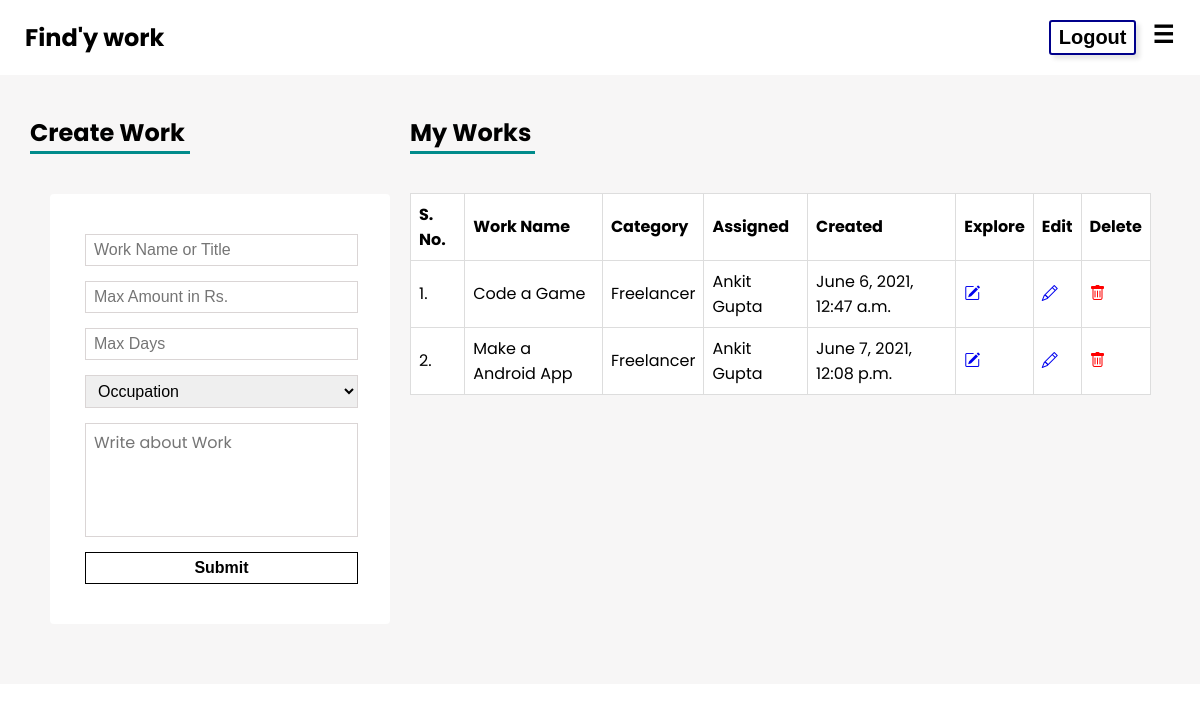
The app's page /myworks/ (signed in), older data.
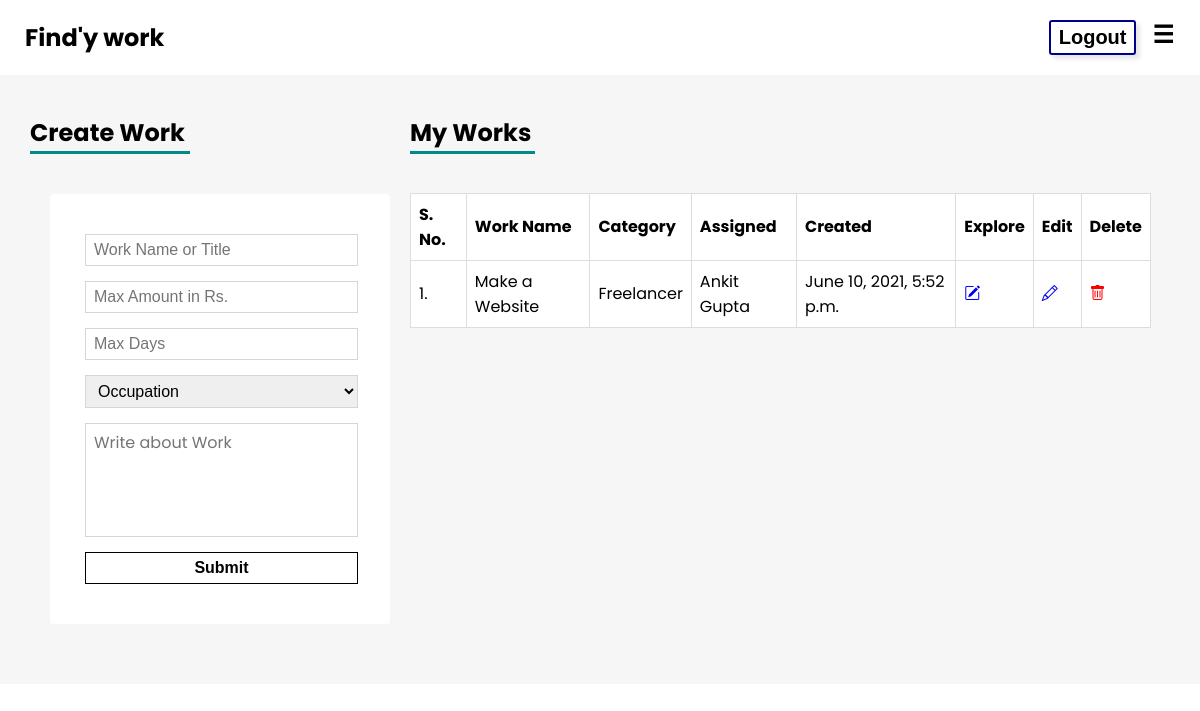
The same page, newer data.
### app/models.py (models this page shows)
class Work(models.Model):
    title = models.CharField(max_length = 100)
    description = models.TextField()
    category = models.CharField(max_length=40)
    maxamount = models.CharField(max_length=40)
    maxdays = models.CharField(max_length=40)
    date = models.DateTimeField(default=datetime.now(),blank=True)
    creator = models.ForeignKey(UserProfile ,on_delete = models.CASCADE)

### app/views.py (the view)
# urls.py: path('myworks/',myworks , name = "myworks"),
def myworks(request):
    option = checksession(request)
    user = User.objects.get(username=request.session['username'])
    data = UserProfile.objects.get(username=user)
    if request.method == 'POST':
        title = request.POST.get('work_name')
        amount = request.POST.get('amount', None)
        days = request.POST.get('days', None)
        category = request.POST.get('occupation')
        description = request.POST.get('description')
        print(title, amount, days, category, description)
        randomlist = []
        for i in range(0, 6):
            n = random.randint(0, 9)
            randomlist.append(str(n))
        id = ''.join(randomlist)
        newWork = Work.objects.create(id=id, title=title, maxamount=amount,
                                      maxdays=days, category=category, description=description, creator=data)
        newWork.save()
        return redirect('myworks')
    else:
        try:
            if option and data:
                print(user)
                works = Work.objects.filter(creator=data)
                print(works)
                return render(request, 'app/user/myworks.html', {'option': option, 'works': works})
        except:
            return HttpResponse('Error 404')

### app/views.py (called while the page is built)
def checksession(request):
    if request.session.has_key('username'):
        option = True
    else:
        option = False
    return option

### templates/app/user/myworks.html (shortened to what this page needs)
{% extends 'base.html' %}{% load static %} {% block head %}
<link rel="stylesheet" href="{% static 'works.css' %}" />
{% endblock %} {% block body %}
<div class="container__work">
  <div class="child">
    <h2>Create Work</h2>
    <div class="line" style="width: 160px; margin: -19px 0px 4px 0px"></div>
    <form action="{% url 'myworks' %}" method="POST" class="form__work">
      <input type="text" placeholder="Work Name or Title" name="work_name"  required />
      <input type="number" placeholder="Max Amount in Rs." name="amount"  required/>
      <input type="number" placeholder="Max Days " name="days" required/>
      <select name="occupation" class="show_item_one" required>
        <option value="-1" default>Occupation</option>
      </select>
      <textarea
        name="description"
        id="description"
        placeholder="Write about Work"
        rows="4" required
      ></textarea>
      <input type="submit" value="Submit" name="Submit" class="btn" />
    </form>
  </div>
  <div class="child">
    <h2>My Works</h2>
    <div class="line" style="width: 125px; margin: -19px 0px 4px 0px"></div>
    <div style="overflow-x: auto">
      <table>
        <tr>
          <th>S. No.</th>
          <th>Work Name</th>
          <th>Category</th>
          <th>Assigned</th>
          <th>Created</th>
          <th>Explore</th>
          <th>Edit</th>
          <th>Delete</th>
        </tr>
        {% for item in works %}
        <tr>
          <td>{{forloop.counter}}.</td>
          <td>{{item.title}}</td>
          <td>{{item.category}}</td>
          <td>Ankit Gupta</td>
          <td>{{item.date}}</td>
          <td>
            <a href="{% url 'workBids' id=item.id %}"><i class="bi bi-pencil-square"></i></a>
          </td>
          <td>
            <a href="{% url 'workEdit' id=item.id %}"><i class="bi bi-pencil"></i></a>
          </td>
          <td>
            <a href="{% url 'workDelete' id=item.id %}" style="color: red"
              ><i class="bi bi-trash"></i
            ></a>
          </td>
        </tr>
        {% endfor %}
      </table>
    </div>
  </div>
</div>
{% endblock %}

Row changes from the older to the newer data that the page shows:
removed Work: title "Code a Game", category "Freelancer", date "June 6, 2021, 12:47 a.m."
removed Work: title "Make a Android App", category "Freelancer", date "June 7, 2021, 12:08 p.m."
added Work: title "Make a Website", category "Freelancer", date "June 10, 2021, 5:52 p.m."
